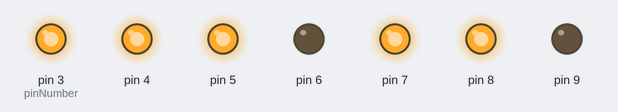
A sketch run on a simulated Arduino Uno, built with avr-gcc and run on an emulated ATmega328P. Parts: output pins drawn as LEDs (lit = HIGH).

Above: at 0.1 s.
Timing chart, 0 to 1.6 s (numbered marks = the images above):
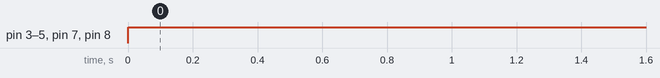

Measured:
- by itself, pin 3 (pinNumber), pin 4, pin 5, pin 7, pin 8: LOW → HIGH at 0.00 s

The sketch:

Lesson22-1_if.ino
```cpp
/*
22 MC猜数字 - 4 switch case语句(1) if

太极创客
www.taichi-maker.com

此程序用于太极创客<<零基础入门学用Arduino教程>>
22 MC猜数字 - 4 switch case语句
课程的演示实验使用。

2017-04-21
*/
void setup() {
  int pinNumber = 3;
  while(pinNumber <= 9){
    pinMode(pinNumber, OUTPUT);
    pinNumber = pinNumber + 1;
  }
}

// the loop function runs over and over again forever
void loop() {
  int myNumber = 3;
  if (myNumber == 1) {
    // 显示 1:
    digitalWrite(4, HIGH);
    digitalWrite(7, HIGH);
  }
  if (myNumber == 2) {
    // 显示 2:
    digitalWrite(3, HIGH);
    digitalWrite(4, HIGH);
    digitalWrite(5, HIGH);
    digitalWrite(8, HIGH);
    digitalWrite(9, HIGH);
  }
  if (myNumber == 3) {
    // 显示 3:
    digitalWrite(3, HIGH);
    digitalWrite(4, HIGH);
    digitalWrite(5, HIGH);
    digitalWrite(7, HIGH);
    digitalWrite(8, HIGH);
  }
}
```
